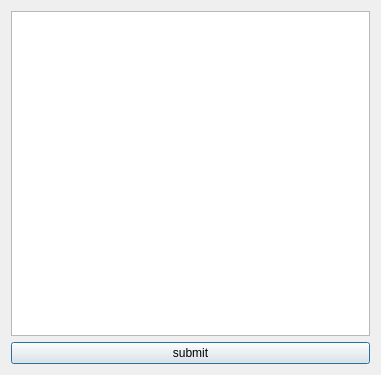
<?xml version="1.0" encoding="UTF-8"?>
<ui version="4.0">
 <class>getServerDialog</class>
 <widget class="QDialog" name="getServerDialog">
  <property name="windowModality">
   <enum>Qt::NonModal</enum>
  </property>
  <property name="geometry">
   <rect>
    <x>0</x>
    <y>0</y>
    <width>381</width>
    <height>375</height>
   </rect>
  </property>
  <property name="windowTitle">
   <string>Dialog</string>
  </property>
  <layout class="QVBoxLayout" name="verticalLayout">
   <item>
    <widget class="QTextEdit" name="textEdit"/>
   </item>
   <item>
    <widget class="QPushButton" name="pushButton">
     <property name="text">
      <string>submit</string>
     </property>
    </widget>
   </item>
  </layout>
 </widget>
 <resources/>
 <connections/>
</ui>
